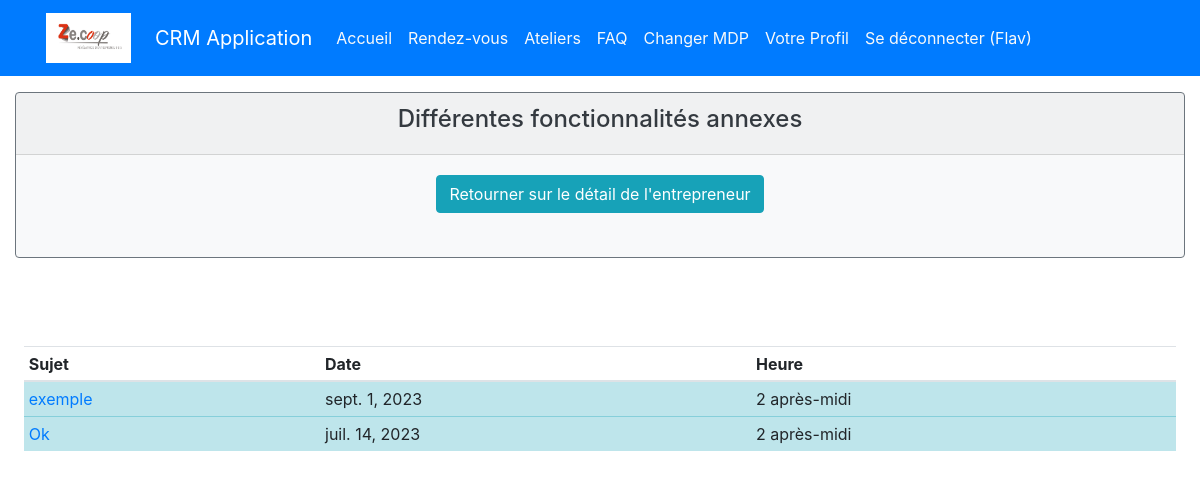
The app's page /home/3/rendezvous/ (signed in) with its own data.
### authentification/models.py (models this page shows)
class User(AbstractUser):
    pass

### appflux/models.py (models this page shows, shortened)
class RendezVous(models.Model):
    entrepreneur = models.ForeignKey(Entrepreneur, on_delete=models.CASCADE)
    sujet = models.CharField(max_length=20)
    date = models.DateField()
    heure = models.TimeField()
    nature = models.CharField(max_length=240, verbose_name=' Nature du rendez vous', choices=NATURE, blank=True)
    lieu = models.CharField(max_length=100, choices=LIEU, verbose_name='Mode d\'entretien', blank=True)
    objectifs = models.TextField(blank=True)
    personne = models.ForeignKey(User, on_delete=models.CASCADE, verbose_name="Interlocuteur")
    points = models.TextField(max_length=1000, verbose_name='Points abordés', blank=True)
    notes = models.TextField(blank=True)

### appflux/views.py (the view)
# urls.py: path('home/<int:entrepreneur_id>/rendezvous/', appflux.views.rendezvous_list, name='rendezvous_list'),
@login_required
def rendezvous_list(request, entrepreneur_id):
    entrepreneur = get_object_or_404(Entrepreneur, pk=entrepreneur_id)
    rendezvous = RendezVous.objects.filter(entrepreneur=entrepreneur).order_by("-date")
    context = {'entrepreneur': entrepreneur, 'rendezvous': rendezvous}
    return render(request, 'appflux/rendezvous_list.html', context)

### appflux/templates/appflux/rendezvous_list.html (shortened to what this page needs)
{% extends 'base.html' %}
{% block content %}
<div class="col">
    <div class="card text-white bg-light my-3 border-secondary"  >
        <div class="card-header text-center ">
            <h4 class = "text-dark">Différentes fonctionnalités annexes </h4>
        </div>
        <div class="card-body text-center">
            <div class="row">
                <div class="col">
                    <a class="btn btn-info" href="{% url 'entrepreneur_detail' entrepreneur.id %}"> Retourner sur le détail de l'entrepreneur</a> </br>
                </div>
            </div>
        </div></br>
    </div>
  </div>
<div class="table-responsive-sm p-4">
    <table class="table table-sm">
        <thead>
            <tr>
                <th scope="col">Sujet</th>
                <th scope="col">Date</th>
                <th scope="col">Heure</th>
            </tr>
        </thead>
        <tbody>
            {% for ru in  rendezvous %}
            <tr class="table-info">
                <td><a href="{% url 'rendez_detail'  entrepreneur.id ru.id %}">{{ ru.sujet }}</a></td>
                <td>{{ru.date}}</td>
                <td>{{ru.heure}}</td>
            </tr>
            {% endfor %}
        </tbody>
    </table>
</div>
{% endblock %}

### templates/base.html (shortened to what this page needs)
<!doctype html>
{% load static %}
<html lang="en">
<head>
    <link rel="stylesheet" href="https://cdn.jsdelivr.net/npm/bootstrap@4.3.1/dist/css/bootstrap.min.css"
>
</head>
<body>
<div class="bg-primary">
    <div class="container">
        <div class="row">
            <nav class="col navbar navbar-expand-lg navbar-dark">
                <img class="navbar-brand mr-4" src="{% static 'logo.jpg' %}" width="85" height="60" alt="Logo" accept=".jpg,.jpeg,.png"></br>
                <a class="navbar-brand" href="{% url 'home' %}">CRM Application</a>
                <div id="navbarContent" class="collapse navbar-collapse">
                    <ul class="navbar-nav">
                        {% if user.is_authenticated %}
                        <li class="nav-item ">
                            <a class="nav-link text-light"
                               href="{% url 'home' %}">Accueil</a>
                        <li class="nav-item">
                            <a class="nav-link text-light"
                               href="{% url 'rendezvous' %}">Rendez-vous</a>
                        </li>
                        <li class="nav-item">
                            <a class="nav-link text-light"
                               href="{% url 'evenements' %}">Ateliers</a>
                        </li>
                        <li class="nav-item">
                            <a class="nav-link text-light"
                               href="{% url  'question_list'  %}">FAQ</a>
                        </li>
                        <li class="nav-item ">
                            <a class="nav-link text-light"
                               href="{% url 'password_change' %}">Changer
                                MDP</a>
                        </li>
                        <li class="nav-item ">
                            <a class= "nav-link text-light"href="{% url 'profile' %}" title="Update my profile">Votre Profil </a>
                        </li>
                        <li class="nav-item ">
                            <a class="nav-link text-light" href="{% url 'logout' %}">Se
                                déconnecter ({{ request.user }})</a>
                        {% endif %}
                    </ul>
                </div>
            </nav>
        </div>
    </div>
</div>
{% block content %}
{% endblock content %}
</body>
</html>

### records on screen
User: user "Flav"
RendezVous: sujet "exemple", date "sept. 1, 2023", heure "2 après-midi"
RendezVous: sujet "Ok", date "juil. 14, 2023", heure "2 après-midi"
